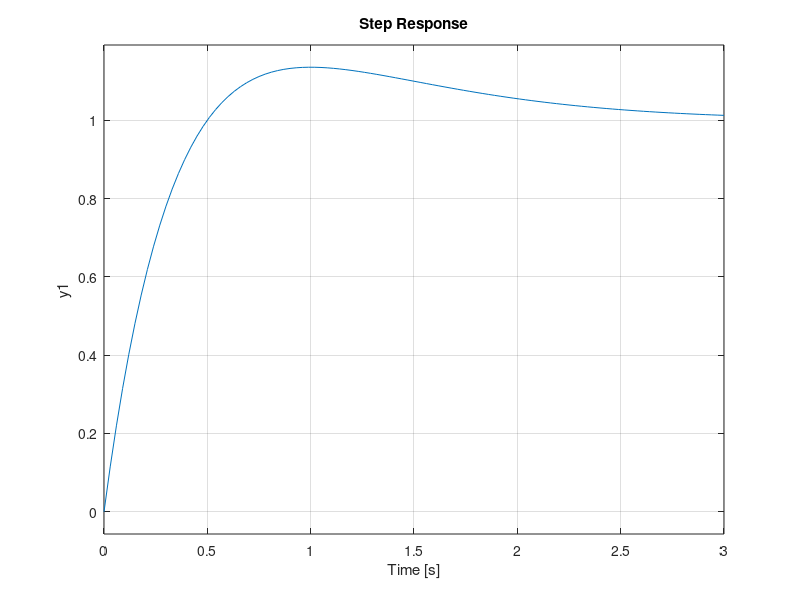
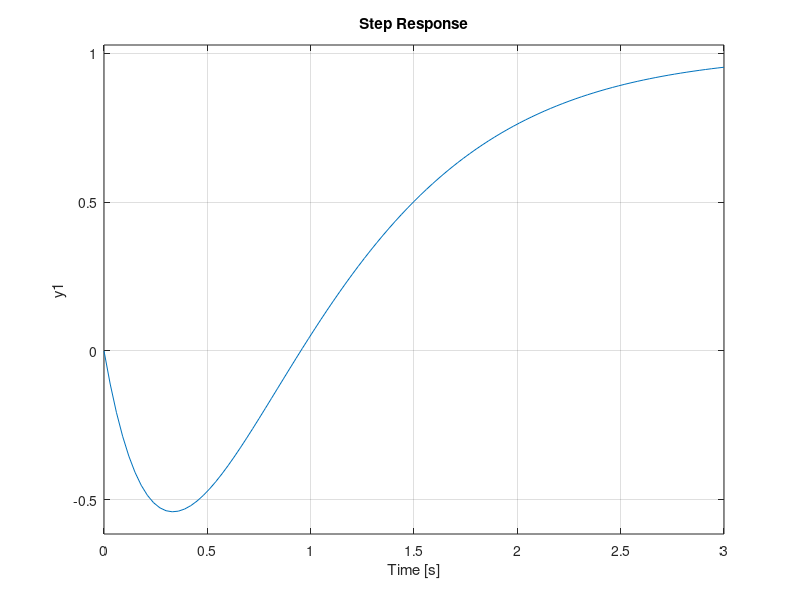

Write MATLAB code to recreate these figures, in order.
clear, close all, clc

%% The impact of zeros. Try three different numerators and see the resulting step response.
den = [1 4 4];
num1 = [4];
num2 = [4 4];
num3 = [-4 4];

Gs1 = tf(num1, den);
Gs2 = tf(num2, den);
Gs3 = tf(num3, den);

figure(1)
subplot(2,1,1)
step(Gs1)

subplot(2,1,2)
step(Gs2)

figure(2)
step(Gs3)

% With no zeros, the curve is a common charging curve, with no ringing.
% With a positive zero, the step response reacts very quickly, but
% overshoots significantly.
% With a negative zero, the step response goes negative (instant
% undershoot?) before following a charging curve similar to with no zeros.